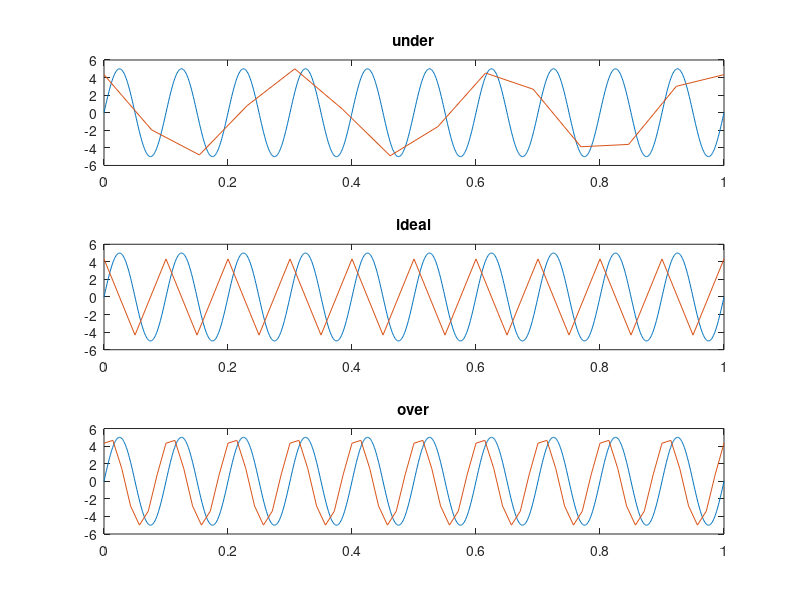

Source code (MATLAB):
clc;
clear;
close all;

p = pi/3;
t = 0:0.001:1;
f = 10
a = 5
y = a*sin(2*pi*f*t);


fs1 = 1.3*f;
ts1 = 1/fs1;
t1 = 0:ts1:1;
y1 = a*sin(2*pi*f*t1 + p);


fs2 = 2*f;
ts2 = 1/fs2;
t2 = 0:ts2:1;
y2 = a*sin(2*pi*f*t2+ p);


fs3 = 7*f;
ts3 = 1/fs3;
t3 = 0:ts3:1
y3 = a*sin(2*pi*f*t3+ p)

subplot(3,1,1);
plot(t,y);
hold on;
plot(t1,y1);
title('under');

subplot(3,1,2);
plot(t,y);
hold on;
plot(t2,y2);
title('ideal');


subplot(3,1,3);
plot(t,y);
hold on;
plot(t3,y3);
title('over');
